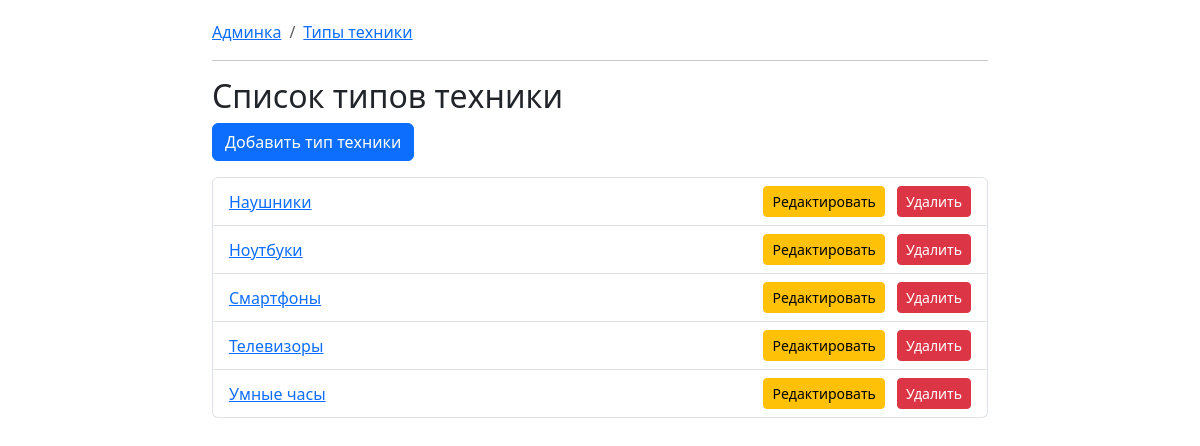
Page /store/techtypes/ on the committed database.
### st/models.py (models this page shows, shortened)
class TechType(models.Model):
    name = models.CharField(max_length=100, unique=True, verbose_name="Название типа техники")
    class Meta:
        verbose_name = "Тип техники"
        verbose_name_plural = "Типы техники"
        ordering = ['name']

### st/views.py (the view)
# urls.py: path('', st_views.TechTypeListView.as_view(), name='home'), # Пример: главная - список типов техники
class TechTypeListView(ListView):
    model = TechType
    template_name = 'st/techtype_list.html'
    context_object_name = 'object_list'
    extra_context = {'page_title': 'Список типов техники'}

### st/templates/st/techtype_list.html
{% extends "st/base_crud.html" %}
{% block content %}
<h2>{{ page_title }}</h2>
<a href="{% url 'tech_type_create' %}" class="btn btn-primary mb-3">Добавить тип техники</a>
{% if object_list %}
    <ul class="list-group">
        {% for techtype in object_list %}
            <li class="list-group-item d-flex justify-content-between align-items-center">
                <a href="{% url 'tech_type_detail' techtype.pk %}">{{ techtype.name }}</a>
                <span>
                    <a href="{% url 'tech_type_update' techtype.pk %}" class="btn btn-sm btn-warning me-2">Редактировать</a>
                    <a href="{% url 'tech_type_delete' techtype.pk %}" class="btn btn-sm btn-danger">Удалить</a>
                </span>
            </li>
        {% endfor %}
    </ul>
{% else %}
    <p>Типы техники еще не добавлены.</p>
{% endif %}
{% endblock %}

### st/templates/st/base_crud.html (style rules this page uses)
body { padding-top: 20px; }

### rows in the picture
TechType: name "Наушники"
TechType: name "Ноутбуки"
TechType: name "Смартфоны"
TechType: name "Телевизоры"
TechType: name "Умные часы"

### other values in the picture
{{ page_title }} "Список типов техники"
